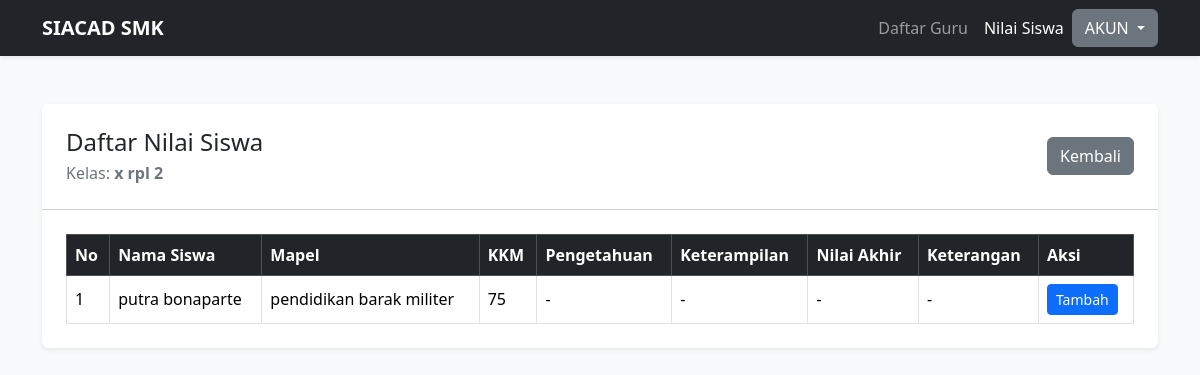
The app's page /daftar_nilai.php?kelas=x+rpl+2 (signed in) with its own data.
### tables this page shows
CREATE TABLE `siswa` (
  `id` int(11) NOT NULL,
  `nis` varchar(10) NOT NULL,
  `nama` varchar(100) NOT NULL,
  `kelas` varchar(10) NOT NULL,
  `jenis_kelamin` enum('L','P') NOT NULL,
  `user_id` int(11) NOT NULL
);

CREATE TABLE `mapel` (
  `id` int(11) NOT NULL,
  `kode_mapel` varchar(10) NOT NULL,
  `nama_mapel` varchar(100) NOT NULL,
  `guru_id` int(11) NOT NULL
);

### daftar_nilai.php (the view, shortened to what this page needs)
<?php
require_once 'database.php';
$kelas = $_GET['kelas'];
$user_id = (int) $_SESSION['id'];
$kelas_sql = mysqli_real_escape_string($koneksi, $kelas);
$sql = "SELECT DISTINCT
            siswa.id AS id_siswa,
            siswa.nama AS nama_siswa,
            mapel.id AS id_mapel,
            mapel.nama_mapel,
            nilai_rapor.id AS id_nilai,
            nilai_rapor.nilai_kkm,
            nilai_rapor.nilai_pengetahuan,
            nilai_rapor.nilai_keterampilan,
            nilai_rapor.keterangan
        FROM mengajar
        JOIN siswa ON mengajar.siswa_id = siswa.id
        JOIN mapel ON mengajar.mapel_id = mapel.id
        JOIN guru ON mapel.guru_id = guru.id
        LEFT JOIN nilai_rapor
            ON nilai_rapor.siswa_id = siswa.id
            AND nilai_rapor.mapel_id = mapel.id
        WHERE guru.user_id = '$user_id'
          AND siswa.kelas = '$kelas_sql'
        ORDER BY mapel.nama_mapel, siswa.nama";
$result = mysqli_query($koneksi, $sql);
$data = [];
if (mysqli_num_rows($result) > 0) {
    while ($row = mysqli_fetch_assoc($result)) {
        $data[] = $row;
    }
}
?>
<!doctype html>
<html lang="id">
<head>
    <link
        href="https://cdn.jsdelivr.net/npm/bootstrap@5.3.3/dist/css/bootstrap.min.css"
        rel="stylesheet"
    >
</head>
<body class="bg-light">
<nav class="navbar navbar-expand-lg navbar-dark bg-dark shadow-sm">
    <div class="container">
        <a class="navbar-brand fw-semibold" href="daftar_guru.php">
            SIACAD SMK
        </a>
        <div class="collapse navbar-collapse" id="navbarMenu">
            <ul class="navbar-nav ms-auto">
                <li class="nav-item">
                    <a class="nav-link" href="daftar_guru.php">
                        Daftar Guru
                    </a>
                </li>
                <li class="nav-item">
                    <a class="nav-link active"
                       aria-current="page"
                       href="daftar_kelas.php">
                        Nilai Siswa
                    </a>
                </li>
            </ul>
            <div class="dropdown">
                <button class="btn btn-secondary dropdown-toggle"
                        type="button"
                        id="dropdownMenuButton"
                        data-bs-toggle="dropdown"
                        aria-expanded="false">
                    AKUN
                </button>
            </div>
        </div>
    </div>
</nav>
<main class="container py-5">
    <div class="card border-0 shadow-sm">
        <div class="card-header bg-white p-4">
            <div class="d-flex justify-content-between align-items-center gap-3">
                <div>
                    <h2 class="h4 mb-1">Daftar Nilai Siswa</h2>
                    <p class="text-secondary mb-0">
                        Kelas:
                        <strong>
                            <?php echo htmlspecialchars($kelas); ?>
                        </strong>
                    </p>
                </div>
                <a href="daftar_kelas.php" class="btn btn-secondary">
                    Kembali
                </a>
            </div>
        </div>
        <div class="card-body p-4">
            <div class="table-responsive">
                <table class="table table-bordered table-hover align-middle mb-0">
                    <thead class="table-dark">
                        <tr>
                            <th>No</th>
                            <th>Nama Siswa</th>
                            <th>Mapel</th>
                            <th>KKM</th>
                            <th>Pengetahuan</th>
                            <th>Keterampilan</th>
                            <th>Nilai Akhir</th>
                            <th>Keterangan</th>
                            <th>Aksi</th>
                        </tr>
                    </thead>
                    <tbody>
                        <?php if (!empty($data)) { ?>
                            <?php
                            $no = 1;
                            foreach ($data as $item) {
                                $kkm = 75;
                                $nilai_akhir = '-';
                            ?>
                                <tr>
                                    <td>
                                        <?php echo $no++; ?>
                                    </td>
                                    <td>
                                        <?php echo htmlspecialchars($item['nama_siswa']); ?>
                                    </td>
                                    <td>
                                        <?php echo htmlspecialchars($item['nama_mapel']); ?>
                                    </td>
                                    <td>
                                        <?php echo $kkm; ?>
                                    </td>
                                    <td>
                                        <?php echo $item['nilai_pengetahuan'] ?? '-'; ?>
                                    </td>
                                    <td>
                                        <?php echo $item['nilai_keterampilan'] ?? '-'; ?>
                                    </td>
                                    <td>
                                        <?php echo $nilai_akhir; ?>
                                    </td>
                                    <td>
                                        <?php
                                        if (
                                            $item['keterangan'] !== null &&
                                            $item['keterangan'] !== ''
                                        ) {
                                            echo htmlspecialchars($item['keterangan']);
                                        } else {
                                            echo '-';
                                        }
                                        ?>
                                    </td>
                                    <td class="text-nowrap">
                                        <?php if ($item['id_nilai'] === null) { ?>
                                            <a href="form_tambah_nilai.php?siswa_id=<?php echo $item['id_siswa']; ?>&amp;mapel_id=<?php echo $item['id_mapel']; ?>"
                                               class="btn btn-sm btn-primary">
                                                Tambah
                                            </a>
                                        <?php } ?>
                                    </td>
                                </tr>
                            <?php } ?>
                        <?php } ?>
                    </tbody>
                </table>
            </div>
        </div>
    </div>
</main>
</body>
</html>

### records on screen
siswa: nama "putra bonaparte", mapel.nama_mapel "pendidikan barak militer", kkm "75", nilai_pengetahuan "-", nilai_keterampilan "-", nilai_akhir "-"

### other values on screen
$kelas "x rpl 2"
